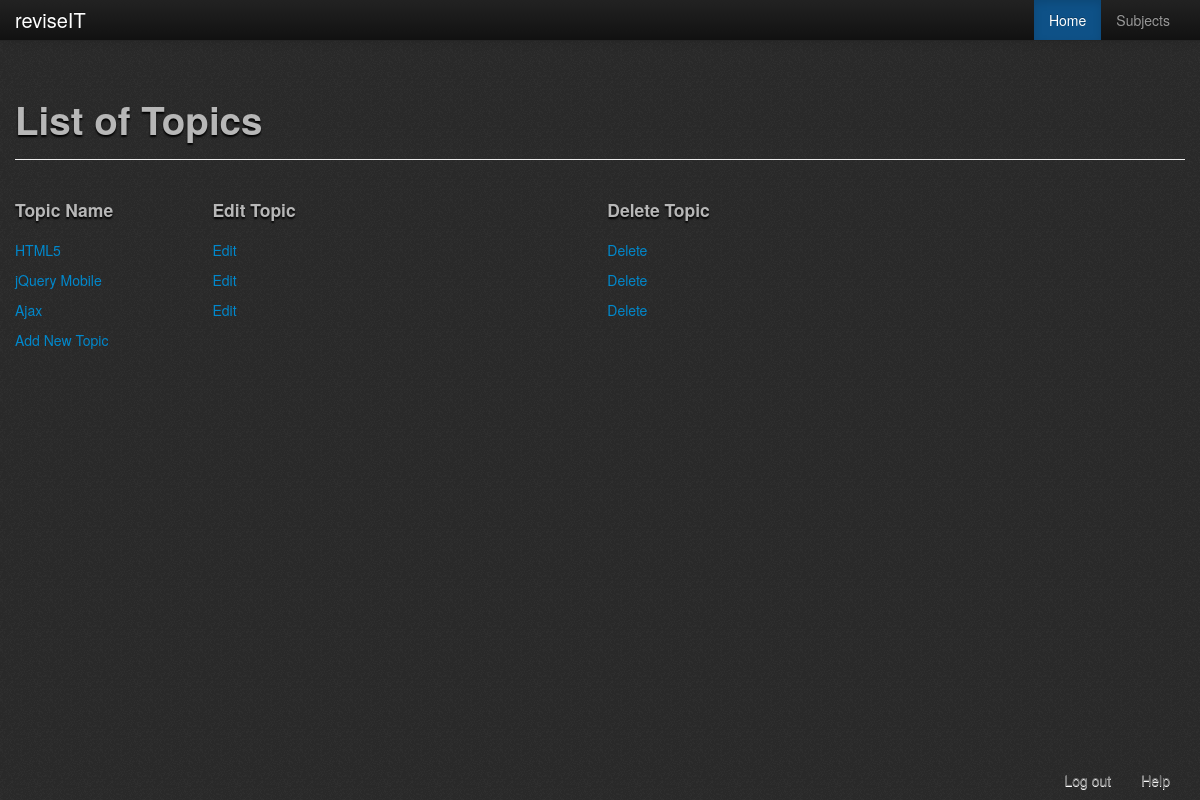
The page /php/topics/viewTopic.php?ID=2 (signed in) on the database as committed earlier.
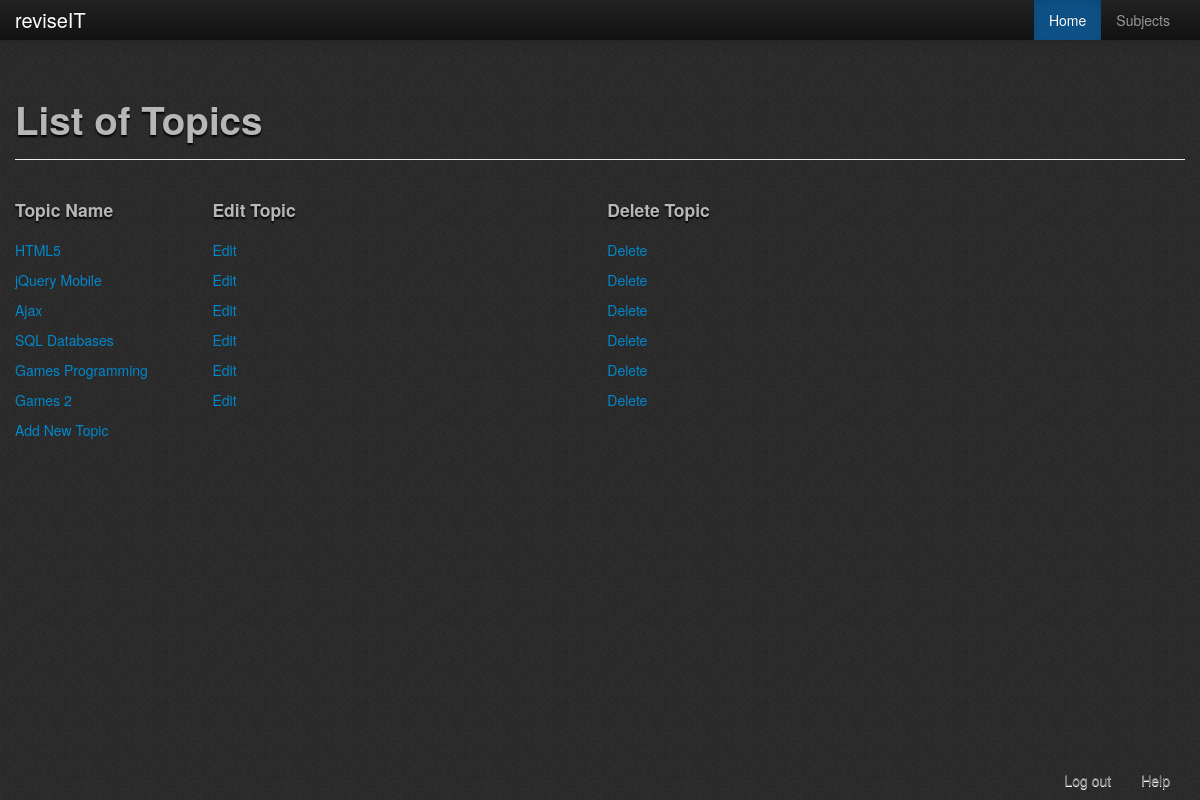
The same page on the database as committed later.
### tables this page shows
CREATE TABLE `topic` (
  `TopicID` int(5) NOT NULL AUTO_INCREMENT,
  `TopicName` varchar(50) NOT NULL,
  `SubjectID` int(11) NOT NULL,
  `SubjectCode` varchar(50) NOT NULL,
  `deletionStatus` tinyint(1) NOT NULL COMMENT '0 = display, 1 = not display',
  `dateupdated` date NOT NULL,
  PRIMARY KEY (`TopicID`),
  KEY `FK_topicsub` (`SubjectID`)
);

### php/topics/viewTopic.php (the view, shortened to what this page needs)
<?php
	require '../check_logged_in.php';
	$subject_ID = $_GET['ID'];
?>
<!DOCTYPE html PUBLIC "-//W3C//DTD XHTML 1.0 Transitional//EN" "http://www.w3.org/TR/xhtml1/DTD/xhtml1-transitional.dtd">
<html xmlns="http://www.w3.org/1999/xhtml">
	<head>
		<?php
			include '../header_container.php';
		?>
	</head>
	<body>
			<?php
				include 'topics_menu_bar.php';
			?>
			<br /><br />
			<div class="container">
				<div class="page-header">
					<h1>List of Topics</h1>
				</div>
				<div class="row-fluid">
					<?php
					$userRole = $_SESSION['Role'];
					try
					{
						if($userRole != 1)
						{
							$result = $db->prepare("SELECT * FROM topic WHERE SubjectID = '".$subject_ID."' AND deletionStatus = 0");
							$result->execute();
							echo "<div class='span8'>";
								echo"<div class='row-fluid'>";
									echo "<div class='span12'><h4>Topic Name</h4></div>";
								echo "</div>";
							while($row = $result->fetch(PDO::FETCH_ASSOC))
							{
								$id=$row['TopicID'];
								echo "<a href='../subtopics/view.php?ID=".$row['TopicID']."'>";
										echo "<div class='span12'>".$row['TopicName']."</div>";
								echo "</a>";
							}
							echo "</div>";
						}
						else
						{
							$result = $db->prepare("SELECT * FROM topic WHERE SubjectID = '".$subject_ID."' AND deletionStatus = 0");
							$result->execute();
								echo "<div class='span8'>";
									echo"<div class='row-fluid'>";
										echo "<div class='span3'><h4>Topic Name</h4></div>";
										echo "<div class='span6'><h4>Edit Topic</h4></div>";
										echo "<div class='span3'><h4>Delete Topic</h4></div>";
									echo "</div>";
								while($row = $result->fetch(PDO::FETCH_ASSOC))
								{
									echo "<a href='../subtopics/view.php?ID=".$row['TopicID']."'>";
											echo "<div class='span3'>".$row['TopicName']."</div>";
											echo "<div class='span6'><a href='editTopic.php?ID=".$row['TopicID']."'>Edit</a></div>";
											echo "<div class='span3'><a href='deleteTopic.php?ID=".$row['TopicID']."'>Delete</a></div>";
									echo "</a>";
								}
								echo "<br><a href='newTopic.php?ID=".$subject_ID."'>Add New Topic</a>";
								echo "</div>";
						}
					}
					catch(PDOException $e)
					{
						echo $e->getMessage();
					}
					?>
				</div>
			</div>
			<?php
				include '../footer.php';
			?>
	</body>
</html>

### php/header_container.php (shortened to what this page needs)
<link rel="stylesheet" type="text/css" href="../../assets/css/bootstrap-wysihtml5-0.0.2.css"></link>
<link rel="stylesheet" href="../../assets/css/version1.css">
<link rel="stylesheet" href="../../assets/css/bootstro.css">
<link rel="stylesheet" href="../../assets/css/bootstrap-responsive.css">

### php/topics/topics_menu_bar.php (shortened to what this page needs)
<div class="navbar navbar-fixed-top navbar-inverse">
	<div class="navbar-inner">
		<div class="container">
			<a href="../home_page_director.php" class="brand">reviseIT</a>
			<div class="nav-collapse collapse">
				<ul class="nav pull-right">
					<li class="active"><a href="../home_page_director.php">Home</a></li>
					<li><a href="../subjects/all_Subjects.php">Subjects</a></li>
				</ul>
			</div>
		</div>
	</div>
</div>

### php/footer.php
<div class="navbar navbar-fixed-bottom">
	<div class="container">
		<div class="nav-collapse collapse">
			<ul class="nav pull-right">
				<li><a href="../logout.php">Log out</a></li>
				<li><a href="#" id="help">Help</a></li>
			</ul>
		</div>
	</div>
</div>

Rows that differ between the two databases and show on the page:
added topic: TopicName "SQL Databases"
added topic: TopicName "Games Programming"
added topic: TopicName "Games 2"
